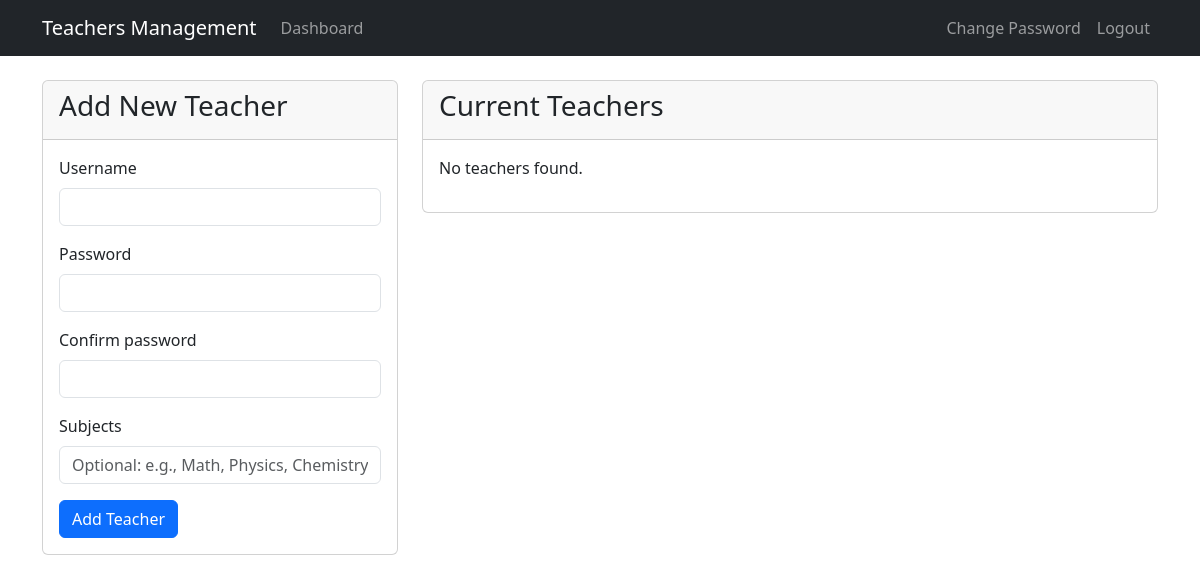
Before: /manage-teachers/ (signed in) with the older database file.
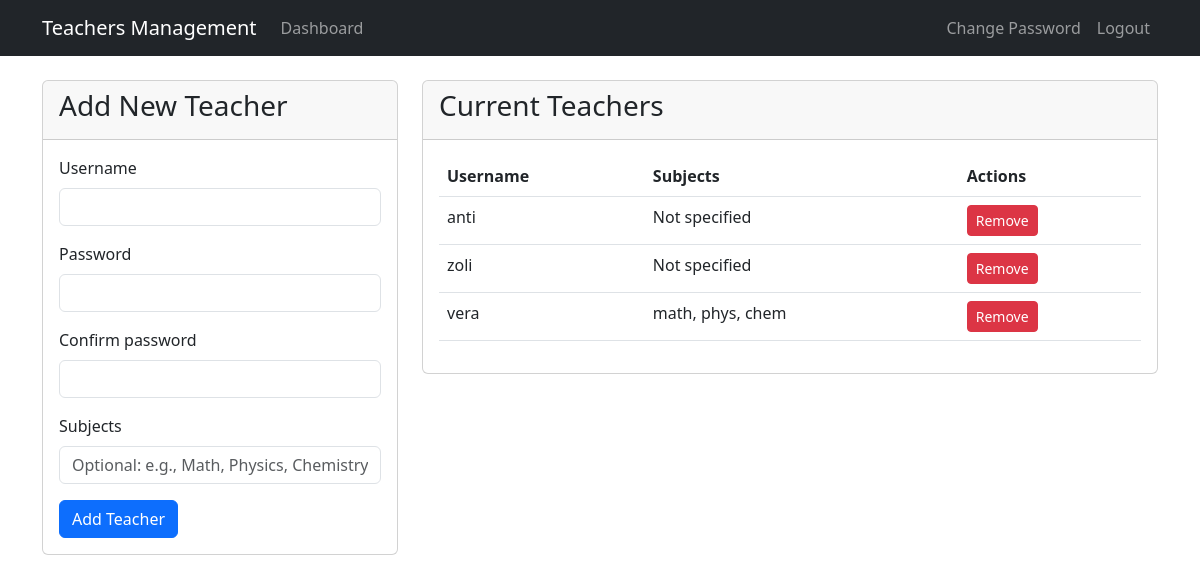
After: the same page with the newer database file.
### teachers_app/models.py (models this page shows, shortened)
class Teacher(models.Model):
    user = models.OneToOneField(CustomUser, on_delete=models.CASCADE)
    subjects = models.CharField(max_length=200, blank=True, help_text="Optional: List of subjects taught")

class CustomUser(AbstractUser):
    is_teacher = models.BooleanField(default=False)
    is_inspector = models.BooleanField(default=False)
    is_superuser = models.BooleanField(default=False)

### teachers_app/views.py (the view)
# urls.py: path('manage-teachers/', views.manage_teachers, name='manage_teachers'),
@login_required
@user_passes_test(is_superuser)
def manage_teachers(request):
    teachers = Teacher.objects.all()
    form = TeacherCreationForm()
    return render(request, 'manage_teachers.html', {
        'teachers': teachers,
        'form': form
    })

### teachers_app/forms.py (shortened to what this page needs)
class TeacherCreationForm(forms.Form):
    username = forms.CharField(max_length=150, widget=forms.TextInput(attrs={'class': 'form-control'}))
    password = forms.CharField(widget=forms.PasswordInput(attrs={'class': 'form-control'}))
    confirm_password = forms.CharField(widget=forms.PasswordInput(attrs={'class': 'form-control'}))
    subjects = forms.CharField(
        max_length=200,
        required=False,
        widget=forms.TextInput(attrs={
            'class': 'form-control',
            'placeholder': 'Optional: e.g., Math, Physics, Chemistry'
        })
    )

### teachers_app/views.py (called while the page is built)
def is_superuser(user):
    return user.is_superuser

### templates/manage_teachers.html (shortened to what this page needs)
{% extends 'base.html' %}
{% block content %}
<div class="row">
    <div class="col-md-4">
        <div class="card">
            <div class="card-header">
                <h3>Add New Teacher</h3>
            </div>
            <div class="card-body">
                <form method="post" action="{% url 'add_teacher' %}">
                    {% for field in form %}
                        <div class="mb-3">
                            <label for="{{ field.id_for_label }}" class="form-label">{{ field.label }}</label>
                            {{ field }}
                        </div>
                    {% endfor %}
                    <button type="submit" class="btn btn-primary">Add Teacher</button>
                </form>
            </div>
        </div>
    </div>
    <div class="col-md-8">
        <div class="card">
            <div class="card-header">
                <h3>Current Teachers</h3>
            </div>
            <div class="card-body">
                {% if teachers %}
                    <div class="table-responsive">
                        <table class="table">
                            <thead>
                                <tr>
                                    <th>Username</th>
                                    <th>Subjects</th>
                                    <th>Actions</th>
                                </tr>
                            </thead>
                            <tbody>
                                {% for teacher in teachers %}
                                    <tr>
                                        <td>{{ teacher.user.username }}</td>
                                        <td>{{ teacher.subjects|default:"Not specified" }}</td>
                                        <td>
                                            <form method="post" action="{% url 'remove_teacher' teacher.id %}" style="display: inline;">
                                                <button type="submit" class="btn btn-danger btn-sm"
                                                        onclick="return confirm('Are you sure you want to remove this teacher?')">
                                                    Remove
                                                </button>
                                            </form>
                                        </td>
                                    </tr>
                                {% endfor %}
                            </tbody>
                        </table>
                    </div>
                {% else %}
                    <p>No teachers found.</p>
                {% endif %}
            </div>
        </div>
    </div>
</div>
{% endblock %}

Changed rows visible on the page:
added Teacher: user.username "anti", subjects "Not specified"
added Teacher: user.username "zoli", subjects "Not specified"
added Teacher: user.username "vera", subjects "math, phys, chem"
Other visible differences:
text no longer shown: "No teachers found."
text now shown: "Username Subjects Actions"
